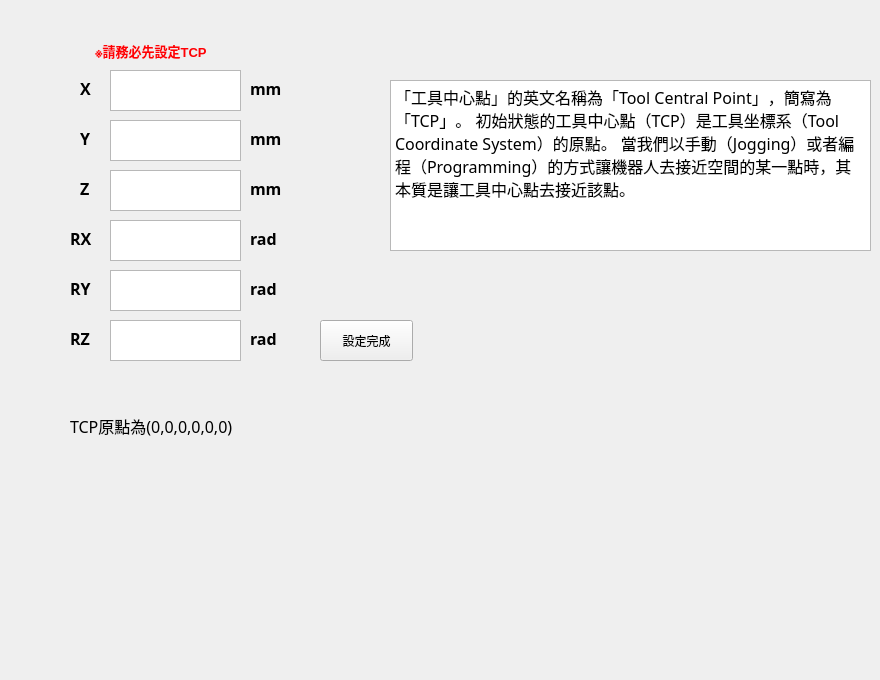
    <widget class="QWidget" name="TCPset">
     <attribute name="title">
      <string>TCP設定</string>
     </attribute>
     <widget class="QLabel" name="label_y_3">
      <property name="geometry">
       <rect>
        <x>80</x>
        <y>130</y>
        <width>31</width>
        <height>16</height>
       </rect>
      </property>
      <property name="font">
       <font>
        <family>Candara</family>
        <pointsize>12</pointsize>
        <weight>75</weight>
        <bold>true</bold>
       </font>
      </property>
      <property name="text">
       <string>Y</string>
      </property>
     </widget>
     <widget class="QLabel" name="label_rz_3">
      <property name="geometry">
       <rect>
        <x>70</x>
        <y>330</y>
        <width>41</width>
        <height>16</height>
       </rect>
      </property>
      <property name="font">
       <font>
        <family>Candara</family>
        <pointsize>12</pointsize>
        <weight>75</weight>
        <bold>true</bold>
       </font>
      </property>
      <property name="text">
       <string>RZ</string>
      </property>
     </widget>
     <widget class="QLabel" name="label_ry_3">
      <property name="geometry">
       <rect>
        <x>70</x>
        <y>280</y>
        <width>41</width>
        <height>16</height>
       </rect>
      </property>
      <property name="font">
       <font>
        <family>Candara</family>
        <pointsize>12</pointsize>
        <weight>75</weight>
        <bold>true</bold>
       </font>
      </property>
      <property name="text">
       <string>RY</string>
      </property>
     </widget>
     <widget class="QLabel" name="label_z_3">
      <property name="geometry">
       <rect>
        <x>80</x>
        <y>180</y>
        <width>31</width>
        <height>16</height>
       </rect>
      </property>
      <property name="font">
       <font>
        <family>Candara</family>
        <pointsize>12</pointsize>
        <weight>75</weight>
        <bold>true</bold>
       </font>
      </property>
      <property name="text">
       <string>Z</string>
      </property>
     </widget>
     <widget class="QLabel" name="label_rx_3">
      <property name="geometry">
       <rect>
        <x>70</x>
        <y>230</y>
        <width>41</width>
        <height>16</height>
       </rect>
      </property>
      <property name="font">
       <font>
        <family>Candara</family>
        <pointsize>12</pointsize>
        <weight>75</weight>
        <bold>true</bold>
       </font>
      </property>
      <property name="text">
       <string>RX</string>
      </property>
     </widget>
     <widget class="QLabel" name="label_x_3">
      <property name="geometry">
       <rect>
        <x>80</x>
        <y>80</y>
        <width>21</width>
        <height>16</height>
       </rect>
      </property>
      <property name="font">
       <font>
        <family>Candara</family>
        <pointsize>12</pointsize>
        <weight>75</weight>
        <bold>true</bold>
       </font>
      </property>
      <property name="text">
       <string>X</string>
      </property>
     </widget>
     <widget class="QPlainTextEdit" name="plainTextEdit_x">
      <property name="geometry">
       <rect>
        <x>110</x>
        <y>70</y>
        <width>131</width>
        <height>41</height>
       </rect>
      </property>
      <property name="font">
       <font>
        <family>Candara</family>
        <pointsize>10</pointsize>
        <weight>50</weight>
        <bold>false</bold>
       </font>
      </property>
     </widget>
     <widget class="QPlainTextEdit" name="plainTextEdit_y">
      <property name="geometry">
       <rect>
        <x>110</x>
        <y>120</y>
        <width>131</width>
        <height>41</height>
       </rect>
      </property>
      <property name="font">
       <font>
        <family>Candara</family>
        <pointsize>10</pointsize>
        <weight>50</weight>
        <bold>false</bold>
       </font>
      </property>
     </widget>
     <widget class="QPlainTextEdit" name="plainTextEdit_rx">
      <property name="geometry">
       <rect>
        <x>110</x>
        <y>220</y>
        <width>131</width>
        <height>41</height>
       </rect>
      </property>
      <property name="font">
       <font>
        <family>Candara</family>
        <pointsize>10</pointsize>
        <weight>50</weight>
        <bold>false</bold>
       </font>
      </property>
     </widget>
     <widget class="QPlainTextEdit" name="plainTextEdit_ry">
      <property name="geometry">
       <rect>
        <x>110</x>
        <y>270</y>
        <width>131</width>
        <height>41</height>
       </rect>
      </property>
      <property name="font">
       <font>
        <family>Candara</family>
        <pointsize>10</pointsize>
        <weight>50</weight>
        <bold>false</bold>
       </font>
      </property>
     </widget>
     <widget class="QPlainTextEdit" name="plainTextEdit_rz">
      <property name="geometry">
       <rect>
        <x>110</x>
        <y>320</y>
        <width>131</width>
        <height>41</height>
       </rect>
      </property>
      <property name="font">
       <font>
        <family>Candara</family>
        <pointsize>10</pointsize>
        <weight>50</weight>
        <bold>false</bold>
       </font>
      </property>
     </widget>
     <widget class="QPlainTextEdit" name="plainTextEdit_z">
      <property name="geometry">
       <rect>
        <x>110</x>
        <y>170</y>
        <width>131</width>
        <height>41</height>
       </rect>
      </property>
      <property name="font">
       <font>
        <family>Candara</family>
        <pointsize>10</pointsize>
        <weight>50</weight>
        <bold>false</bold>
       </font>
      </property>
     </widget>
     <widget class="QLabel" name="label_13">
      <property name="geometry">
       <rect>
        <x>250</x>
        <y>130</y>
        <width>41</width>
        <height>16</height>
       </rect>
      </property>
      <property name="font">
       <font>
        <family>Candara</family>
        <pointsize>12</pointsize>
        <weight>75</weight>
        <bold>true</bold>
       </font>
      </property>
      <property name="text">
       <string>mm</string>
      </property>
     </widget>
     <widget class="QLabel" name="label_15">
      <property name="geometry">
       <rect>
        <x>250</x>
        <y>180</y>
        <width>41</width>
        <height>16</height>
       </rect>
      </property>
      <property name="font">
       <font>
        <family>Candara</family>
        <pointsize>12</pointsize>
        <weight>75</weight>
        <bold>true</bold>
       </font>
      </property>
      <property name="text">
       <string>mm</string>
      </property>
     </widget>
     <widget class="QLabel" name="label_18">
      <property name="geometry">
       <rect>
        <x>250</x>
        <y>80</y>
        <width>41</width>
        <height>16</height>
       </rect>
      </property>
      <property name="font">
       <font>
        <family>Candara</family>
        <pointsize>12</pointsize>
        <weight>75</weight>
        <bold>true</bold>
       </font>
      </property>
      <property name="text">
       <string>mm</string>
      </property>
     </widget>
     <widget class="QLabel" name="label_20">
      <property name="geometry">
       <rect>
        <x>250</x>
        <y>230</y>
        <width>41</width>
        <height>16</height>
       </rect>
      </property>
      <property name="font">
       <font>
        <family>Candara</family>
        <pointsize>12</pointsize>
        <weight>75</weight>
        <bold>true</bold>
       </font>
      </property>
      <property name="text">
       <string>rad</string>
      </property>
     </widget>
     <widget class="QLabel" name="label_21">
      <property name="geometry">
       <rect>
        <x>250</x>
        <y>280</y>
        <width>41</width>
        <height>16</height>
       </rect>
      </property>
      <property name="font">
       <font>
        <family>Candara</family>
        <pointsize>12</pointsize>
        <weight>75</weight>
        <bold>true</bold>
       </font>
      </property>
      <property name="text">
       <string>rad</string>
      </property>
     </widget>
     <widget class="QLabel" name="label_22">
      <property name="geometry">
       <rect>
        <x>250</x>
        <y>330</y>
        <width>41</width>
        <height>16</height>
       </rect>
      </property>
      <property name="font">
       <font>
        <family>Candara</family>
        <pointsize>12</pointsize>
        <weight>75</weight>
        <bold>true</bold>
       </font>
      </property>
      <property name="text">
       <string>rad</string>
      </property>
     </widget>
     <widget class="QTextBrowser" name="textBrowser">
      <property name="geometry">
       <rect>
        <x>390</x>
        <y>80</y>
        <width>481</width>
        <height>171</height>
       </rect>
      </property>
      <property name="font">
       <font>
        <family>華康中黑體</family>
       </font>
      </property>
      <property name="styleSheet">
       <string notr="true">border-color: rgb(255, 255, 255);</string>
      </property>
      <property name="html">
       <string>&lt;!DOCTYPE HTML PUBLIC &quot;-//W3C//DTD HTML 4.0//EN&quot; &quot;http://www.w3.org/TR/REC-html40/strict.dtd&quot;&gt;
&lt;html&gt;&lt;head&gt;&lt;meta name=&quot;qrichtext&quot; content=&quot;1&quot; /&gt;&lt;style type=&quot;text/css&quot;&gt;
p, li { white-space: pre-wrap; }
&lt;/style&gt;&lt;/head&gt;&lt;body style=&quot; font-family:'華康中黑體'; font-size:9pt; font-weight:400; font-style:normal;&quot;&gt;
&lt;p style=&quot; margin-top:0px; margin-bottom:0px; margin-left:0px; margin-right:0px; -qt-block-indent:0; text-indent:0px;&quot;&gt;&lt;span style=&quot; font-family:'PMingLiU'; font-size:12pt;&quot;&gt;「工具中心點」的英文名稱為「Tool Central Point」，簡寫為「TCP」。 初始狀態的工具中心點（TCP）是工具坐標系（Tool Coordinate System）的原點。 當我們以手動（Jogging）或者編程（Programming）的方式讓機器人去接近空間的某一點時，其本質是讓工具中心點去接近該點。&lt;/span&gt;&lt;/p&gt;&lt;/body&gt;&lt;/html&gt;</string>
      </property>
     </widget>
     <widget class="QPushButton" name="pushButton_3">
      <property name="geometry">
       <rect>
        <x>320</x>
        <y>320</y>
        <width>93</width>
        <height>41</height>
       </rect>
      </property>
      <property name="text">
       <string>設定完成</string>
      </property>
      <property name="autoRepeatDelay">
       <number>100</number>
      </property>
     </widget>
     <widget class="QLabel" name="label_28">
      <property name="geometry">
       <rect>
        <x>70</x>
        <y>400</y>
        <width>231</width>
        <height>51</height>
       </rect>
      </property>
      <property name="font">
       <font>
        <family>華康中黑體</family>
        <pointsize>12</pointsize>
       </font>
      </property>
      <property name="text">
       <string>TCP原點為(0,0,0,0,0,0)</string>
      </property>
     </widget>
     <widget class="QLabel" name="label_35">
      <property name="geometry">
       <rect>
        <x>610</x>
        <y>280</y>
        <width>261</width>
        <height>391</height>
       </rect>
      </property>
      <property name="text">
       <string/>
      </property>
      <property name="pixmap">
       <pixmap>../../../../../../../Desktop/實習/新增資料夾 (4)/1.png</pixmap>
      </property>
      <property name="scaledContents">
       <bool>true</bool>
      </property>
      <property name="wordWrap">
       <bool>false</bool>
      </property>
     </widget>
     <widget class="QLabel" name="label_36">
      <property name="geometry">
       <rect>
        <x>95</x>
        <y>40</y>
        <width>181</width>
        <height>21</height>
       </rect>
      </property>
      <property name="font">
       <font>
        <pointsize>10</pointsize>
        <weight>75</weight>
        <bold>true</bold>
       </font>
      </property>
      <property name="styleSheet">
       <string notr="true">color: rgb(255, 0, 4);</string>
      </property>
      <property name="text">
       <string>※請務必先設定TCP</string>
      </property>
     </widget>
     <widget class="QLabel" name="label_37">
      <property name="geometry">
       <rect>
        <x>70</x>
        <y>470</y>
        <width>191</width>
        <height>51</height>
       </rect>
      </property>
      <property name="font">
       <font>
        <family>華康中黑體</family>
        <pointsize>10</pointsize>
       </font>
      </property>
      <property name="text">
       <string> </string>
      </property>
     </widget>
    </widget>
